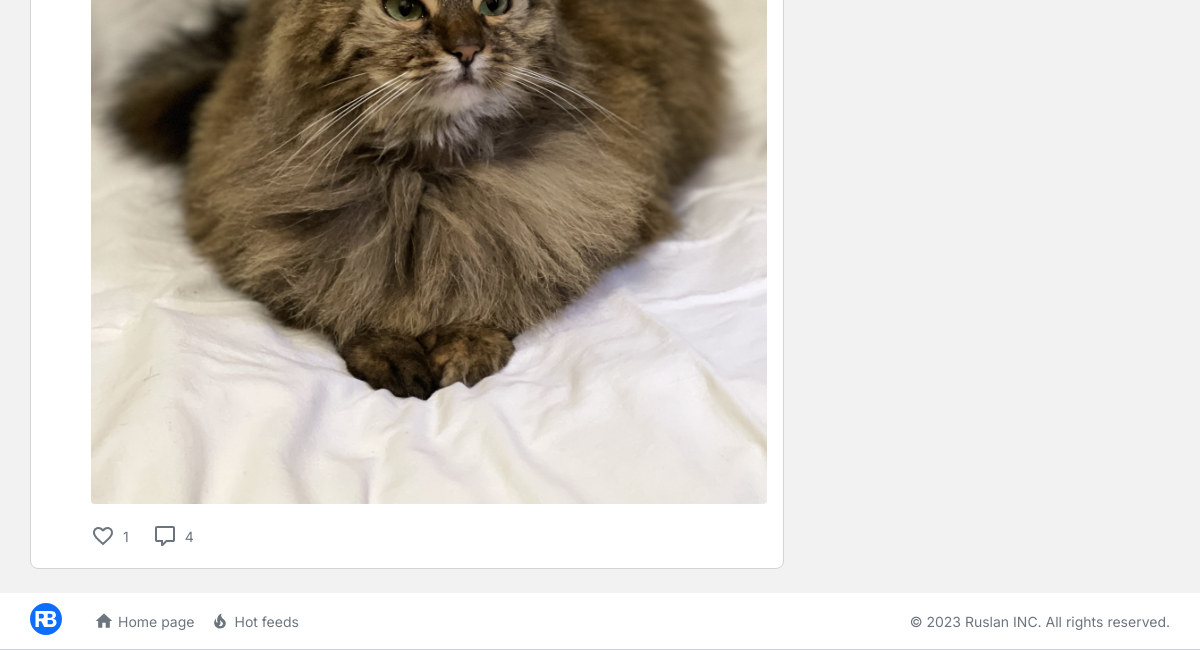
/profile/1/ (lower part), run on an earlier commit of the app's database.
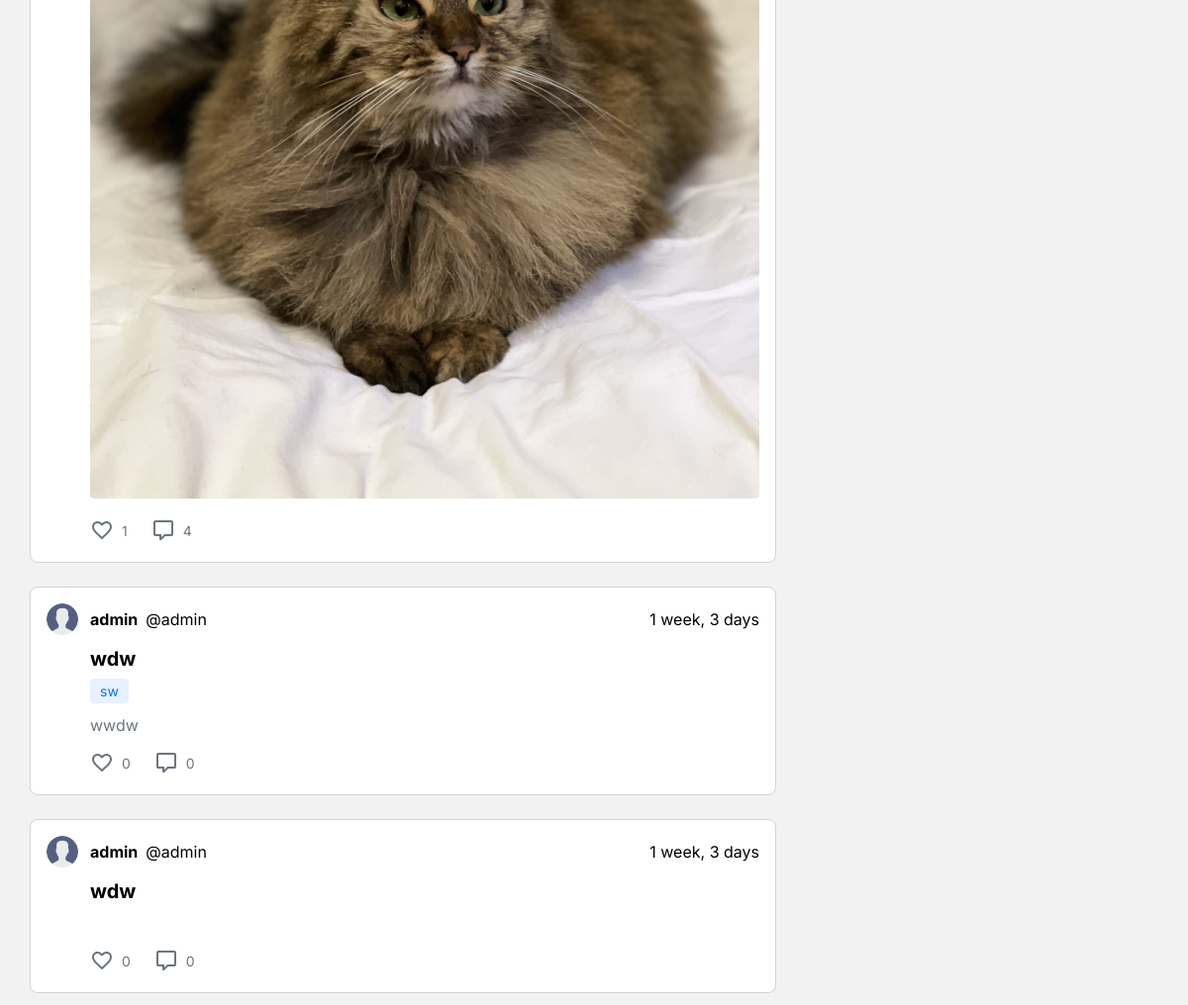
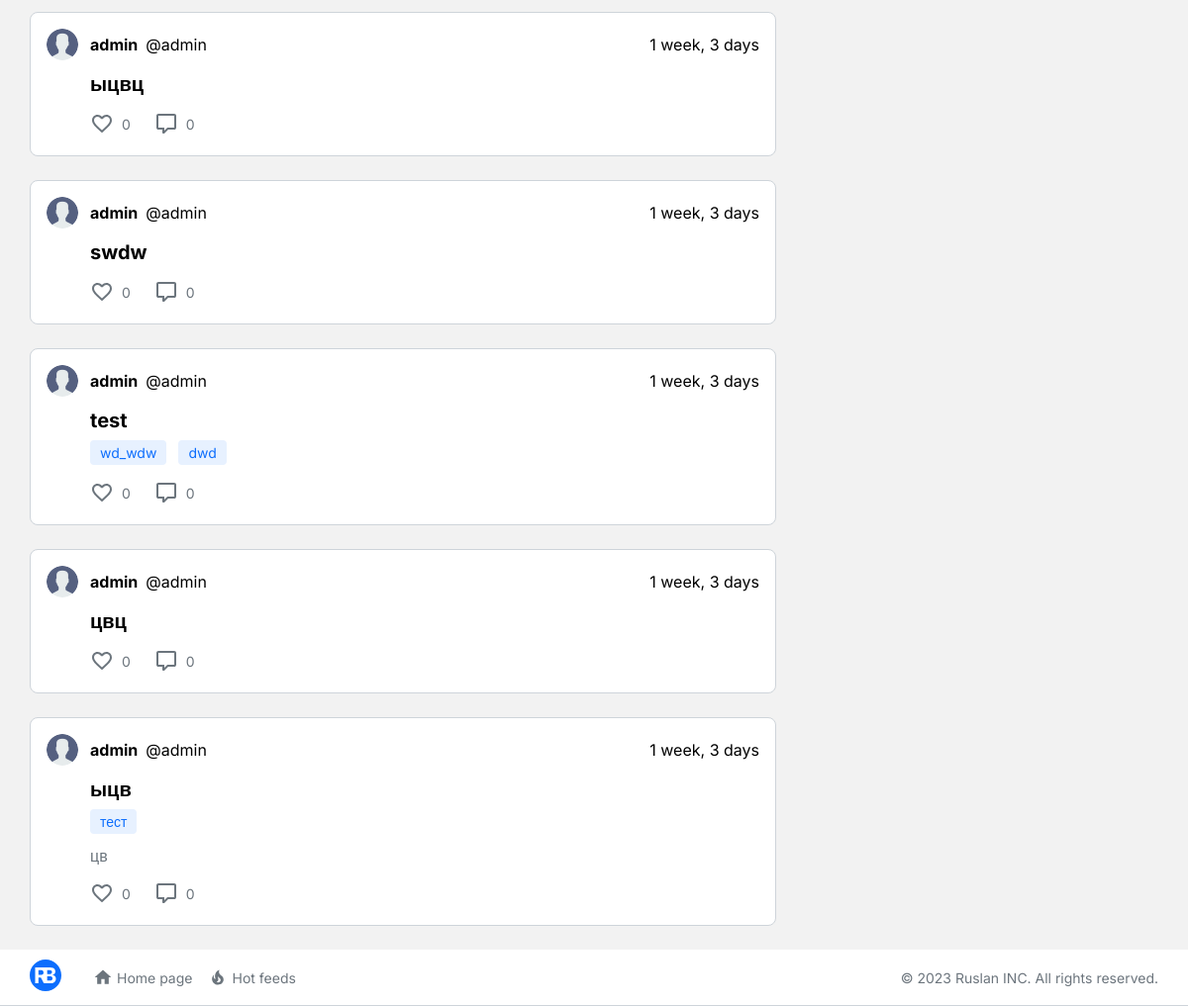
And on a later commit of the database (2 pictures, top to bottom).
### blog/models.py (models this page shows, shortened)
class Post(models.Model):
    title = models.CharField('Название', max_length=300)
    text = models.TextField('Текст поста', blank=True, null=True)
    poster = models.ImageField("Постер", upload_to="blog/", blank=True, null=True)
    draft = models.BooleanField("Черновик", default=False)
    owner = models.ForeignKey(User, verbose_name="Владелец", on_delete=models.CASCADE)
    date = models.DateTimeField(auto_now_add=True, verbose_name="дата создания", blank=True)
    tag = models.ManyToManyField(Tags, verbose_name='теги', related_name='tag_post')

class Tags(models.Model):
    text = models.CharField('Текст', max_length=100)

### users/models.py (models this page shows)
class User(AbstractUser):
    bio = models.TextField(_("bio"), max_length=500, blank=True)
    avatar = models.ImageField("Аватар", upload_to="profile/avatars/", blank=True, null=True)
    background = models.ImageField("Бєкграунд", upload_to="profile/backgrounds/", blank=True, null=True)

### blog/views.py (the view)
# urls.py: path('profile/<int:pk>/', Profile.as_view(), name='profile'),
class Profile(Posts_list_base):
    template_name = "blog/profile.html"
    def get_profile_posts(self, user_id):
        posts = Post.objects.filter(draft=False, owner__id=user_id)
        return self.get_post_data(posts)
    def get_data(self, pk):
        context = super().get_data()
        profile = User.objects.get(id=pk)
        context.update({
            'profile_user': profile,
            'posts_list': self.get_profile_posts(pk),
            'page_name': profile.first_name if profile.first_name else profile.username,
            'page_subname': profile.username if profile.first_name else None,
        })
        return context

### blog/views.py (called while the page is built)
    def get_top_followers(self, count=5):
        return User.objects.annotate(followers_count=Count('followers')).all().order_by('-followers_count')[:count]

    def get_top_tags(self, count):
        querry = Tags.objects.annotate(post_count=Count('tag_post')).all().order_by('-post_count')[:count]
        return querry

    def get_post_data(self, queryset):
        data = list()
        for post in queryset:
            likes = Like.objects.filter(post=post)
            comments = Reviews.objects.filter(post=post)
            post_data = {
                'post_data': post,
                'likes': likes,
                'comments': comments,
                'user_likes': [i['user'] for i in Like.objects.values('user').filter(post=post)],
            }
            data.append(post_data)
        return data

    def get_data(self):
        context = {
            'top_tags': self.get_top_tags(count=6),
            'top_users': self.get_top_followers(),
            'get_following': self.get_following() if self.request.user!=self.anonimys else None,
        }
        return context

### templates/blog/profile.html (shortened to what this page needs)
{% extends 'blog/page_layout.html' %}
{% block contant %}
	<div class="contant">
		<div class="container">
			<div class="row">
				<div class="col-lg-8">
                    {% include "include/profile_control.html" %}
				</div>
				<div class="col-lg-4">
				</div>
			</div>
		</div>
	</div>
{% endblock %}

### templates/include/post.html (shortened to what this page needs)
{% load static %}
<div class="block_page post">
    <div class="post_header d-flex justify-content-between align-items-center">
        <div class="d-flex align-items-center">
            {% if post.post_data.owner.avatar %}
                <img src="{{ post.post_data.owner.avatar.url }}" alt="" class="profile_img">
            {% else %}
                <img src="{% static 'img/profile.png' %}" alt="" class="profile_img">
            {% endif %}
            {% if post.post_data.owner.first_name %}
                <a href="{% url 'profile' pk=post.post_data.owner.id %}"><h3 class="name">{{ post.post_data.owner.first_name }}</h3></a>
            {% else %}
                <a href="{% url 'profile' pk=post.post_data.owner.id %}"><h3 class="name">{{ post.post_data.owner.username }}</h3></a>
            {% endif %}
            <p class="text">@{{ post.post_data.owner.username }} </p>
        </div>
        <p class="text">{{ post.post_data.date|timesince }}</p>
    </div>
    <div class="post_title">
        <a href="{% url 'post_detail' pk=post.post_data.id %}"><h3 class="name">{{ post.post_data.title }}</h3></a>
        <div class="topic_group d-flex flex-wrap">
            {% for tag in post.post_data.tag.all %}
                <div class="badges">
                    <a href="{% url 'tag_post' tag.id %}"><p>{{ tag.text }}</p></a>
                </div>
            {% endfor %}
        </div>
    </div>
    <div class="post_body">
        {% if post.post_data.poster %}
            <img src="{{post.post_data.poster.url}}" alt="" class="post_img">
        {% else %}
            <p class="text">{{ post.post_data.text }}</p>
        {% endif %}
        <div class="post_control d-flex">
            <form action="{% url 'like' %}" method="post">
                <div class="like">
                    <button type="submit" {% if not user.is_authenticated %} disabled {% endif %}>
                        <div class="d-flex align-items-center">
                            {% if user.id in post.user_likes %}
                            <div class="like_img is_like_img d-flex justify-content-center align-items-center">
                                <svg width="24" height="24" viewBox="0 0 24 24" xmlns="http://www.w3.org/2000/svg">
                                    <path d="M16.5 2.65C14.76 2.65 13.09 3.46 12 4.73C10.91 3.46 9.24 2.65 7.5 2.65C4.42 2.65 2 5.06 2 8.15C2 11.92 5.4 15.01 10.55 19.68L12 21L13.45 19.68C18.6 15.01 22 11.92 22 8.15C22 5.06 19.58 2.65 16.5 2.65Z"/>
                                </svg>
                            </div>
                            {% else %}
                            <div class="like_img d-flex justify-content-center align-items-center">
                            </div>
                            {% endif %}
                            <p>{{ post.likes.count }}</p>
                        </div>
                    </button>
                </div>
            </form>
            <div class="comment">
                <a href="{% url 'post_detail' pk=post.post_data.id %}">
                    <div class="d-flex align-items-center">
                        <div class="comment_img d-flex justify-content-center align-items-center">
                        </div>
                        <p>{{ post.comments.count }}</p>
                    </div>
                </a>
            </div>
        </div>
    </div>
</div>

What changed in the data, as far as the page shows it:
added Post: post_data.owner.username "admin", post_data "1 week, 3 days", post_data "wdw", post_data.text "wwdw", likes.count "0", comments.count "0"
added Tags: text "sw", shown under "admin"
added Post: post_data.owner.username "admin", post_data "1 week, 3 days", post_data "wdw", likes.count "0", comments.count "0"
added Post: post_data.owner.username "admin", post_data "1 week, 3 days", post_data "ыцвц", likes.count "0", comments.count "0"
added Post: post_data.owner.username "admin", post_data "1 week, 3 days", post_data "swdw", likes.count "0", comments.count "0"
added Post: post_data.owner.username "admin", post_data "1 week, 3 days", post_data "test", likes.count "0", comments.count "0"
added Tags: text "wd_wdw", shown under "admin"
added Tags: text "dwd", shown under "admin"
added Post: post_data.owner.username "admin", post_data "1 week, 3 days", post_data "цвц", likes.count "0", comments.count "0"
added Post: post_data.owner.username "admin", post_data "1 week, 3 days", post_data "ыцв", post_data.text "цв", likes.count "0", comments.count "0"
added Tags: text "тест", shown under "admin"
